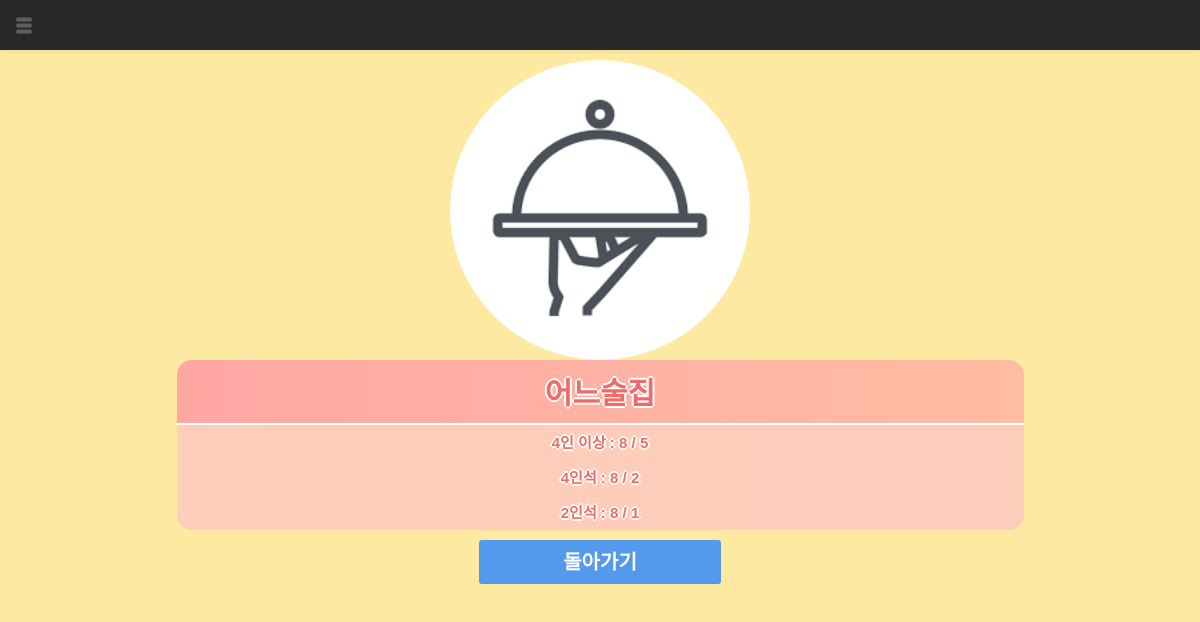
/jariyo/status/1/ (signed in), run on the app's committed database.
### jariyo/models.py (models this page shows)
class Shop(models.Model):
    SHOP_TYPES = [
        ('R', 'Restaurant'),
        ('C', 'Cafe'),
    ]
    manager = models.ForeignKey(User, on_delete=models.CASCADE)
    name = models.CharField(max_length=100)
    main_photo = models.ImageField(upload_to=user_path,blank=True, null=True)
    address = models.CharField(max_length=100,blank=True)
    phone = PhoneNumberField(null=True, blank=False)
    latitude = models.FloatField()
    longitude = models.FloatField()
    shop_type = models.CharField(blank=False, choices=SHOP_TYPES, max_length=1)
    site = models.URLField(blank=True)
    ispermited = models.BooleanField(default=False)
    sit_over4_max = models.IntegerField(default=0)
    sit_4_max = models.IntegerField(default=0)
    sit_2_max = models.IntegerField(default=0)
    sit_over4 = models.IntegerField(default=0)
    sit_4 = models.IntegerField(default=0)
    sit_2 = models.IntegerField(default=0)

### jariyo/views/shop_views.py (the view)
# urls.py: url(r'^status/(?P<pk>[0-9]+)/$', login_required(shop_views.StatusView.as_view()), name='status'),
class StatusView(DetailView):
    model = Shop
    template_name = 'jariyo/status.html'

### templates/jariyo/status.html (shortened to what this page needs)
{% extends 'jariyo/base.html' %}
{% block content %}
{% load static %}
<link rel="stylesheet" type="text/css" href="{% static 'jariyo/css/status.css' %}">
<div class="row">
    <div class="shop-img">
        {% if shop.main_photo %}
        <img class="img-circle" src="{{ shop.main_photo.url }}" width="300px" height="300px"> <br>
        {% else %}
        <img class="img-circle" src="{% static 'jariyo/img/default_main_photo.png' %}" width="300px" height="300px"> <br>
        {% endif %}
    </div>
    <div class="seat-list">
        <h2>{{ shop.name }}</h2>
        <ul>
            <li><span class="head">4인 이상 : </span><span class="tail">{{ shop.sit_over4_max }} / {{ shop.sit_over4 }}</span></li>
            <li><span class="head">4인석 : </span><span class="tail">{{ shop.sit_4_max }} / {{ shop.sit_4 }}</span></li>
            <li><span class="head">2인석 : </span><span class="tail">{{ shop.sit_2_max }} / {{ shop.sit_2 }}</span></li>
        </ul>
    </div>
    <button class="back-btn" onclick="back();">돌아가기</button>
</div>
{% endblock %}

### static/jariyo/css/style.css (style rules this page uses)
body { background-color: #FEE9A2; }
.row { text-align: center; padding: 10px; }

### static/jariyo/css/status.css (style rules this page uses)
body { background-color: #FEE9A2; }
.row { text-align: center; padding: 10px; }
h2 { font-size : 30px; background: linear-gradient(to right, #ffa7a3, #ffbda3); padding: 0.5em; border-radius: 15px 15px 0 0; border-bottom: 2px solid #FFFFFF; text-align : center; font-weight: 800; margin : auto; max-width: 100%; text-shadow: -2px 0 #ffffff, 0 2px #ffffff, 2px 0 #ffffff, 0 -2px #ffffff; color: #ED6C69; }
ul { list-style: none; padding:0; border-radius: 0 0 15px 15px; background: linear-gradient(to right, #ffcdba, #fccdbb); }
li { text-shadow: -2px 0 #ffffff, 0 2px #ffffff, 2px 0 #ffffff, 0 -2px #ffffff; font: bold 15px/20px sans-serif; color: #ED6C69; padding: 0.5em; }
.seat-list { margin : 0 auto; width:70%; }
button { color: #fff; font: bold 20px/20px sans-serif; width: 20%; height: 44px; background-color: rgb(83, 154, 236); border: 1px; border-radius: 3px; }

### data on the page
Shop: name "어느술집", sit_over4_max "8", sit_over4 "5", sit_4_max "8", sit_4 "2", sit_2_max "8", sit_2 "1"
